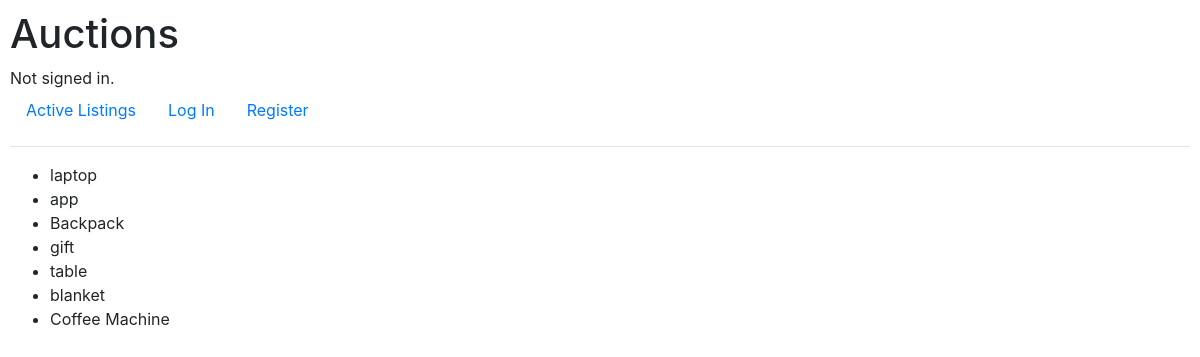
Before: /list_category/2 with the older database file.
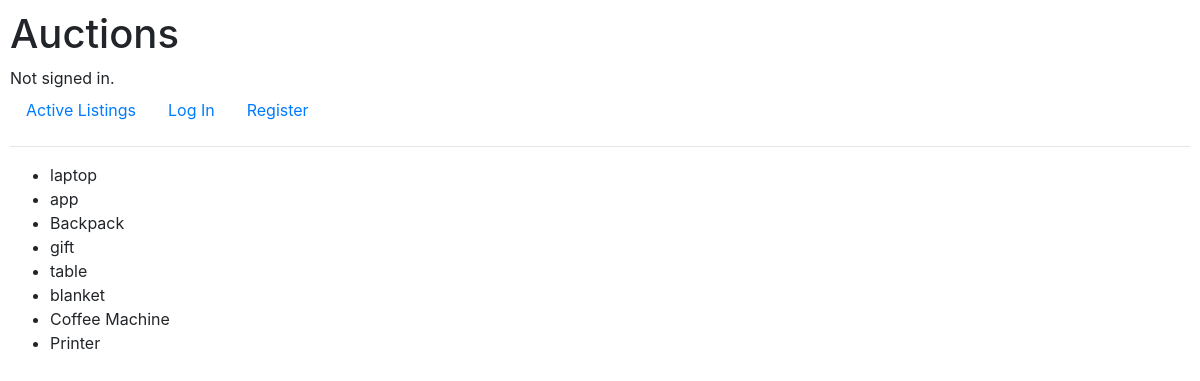
After: the same page with the newer database file.
### auctions/models.py (models this page shows)
class Listings(models.Model):
    title = models.CharField(blank=False, max_length=30)
    description = models.CharField(blank=True, max_length=100)
    active = models.BooleanField(null=False)
    picture = models.ImageField(upload_to='media/', null=True, blank= True)
    category = models.ForeignKey(Category, on_delete = models.CASCADE)
    start_bid = models.IntegerField(blank=False, default=1)
    watchlist = models.ManyToManyField(User, blank=True, related_name="watchlist")
    def __str__(self):
        return f"{self.title} {self.description}, {self.category}, {self.start_bid}, {self.picture}, {self.watchlist}"

### auctions/views.py (the view)
# urls.py: path("list_category/<category_id>", views.list_category, name="list_category"),
def list_category(request, category_id):
    category_list = Category.objects.get(pk=category_id)
    print(category_list)
    list = Listings.objects.filter(category=category_list)
    print(list)
    return render(request, "auctions/list_category.html",{
        "list": list
    })

### auctions/models.py (called while the page is built)
    def __str__(self):
        return f"{self.category_name}"

### auctions/templates/auctions/list_category.html
{% extends 'auctions/layout.html' %}
{% block body %}
    <ul>
        {% for item in list %}
        <li>{{ item.title }}</li>
        {% endfor %}
    </ul>
{% endblock %}

Changed rows visible on the page:
added Listings: title "Printer"
